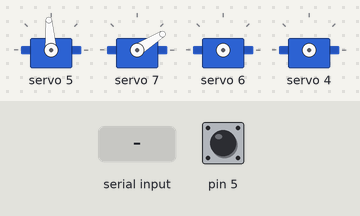
Simulated run of this sketch. Board: Arduino Uno, built with avr-gcc and run on an emulated ATmega328P. Parts: 4 × servo. Inputs (shaded band) come from the test bench; at power-on: pin 5 HIGH. What the sketch prints to the serial monitor is not drawn.

Above: at 3.2 s.
3.3 s: "1\n" received over Serial
At 4.4 s:
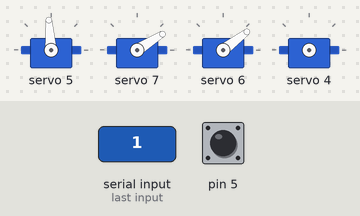
At 5.5 s:
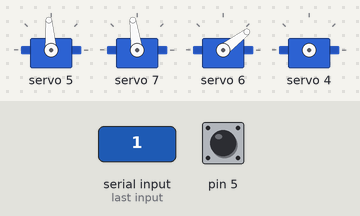
9.3 s: byte 10 ('\n') received over Serial
At 10.0 s:
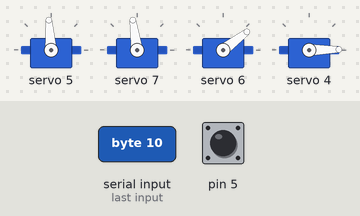
12.3 s: pin 5 pulled LOW for 3.2 s
Timing chart, 0 to 23.0 s (numbered marks = the images above; inputs shaded):
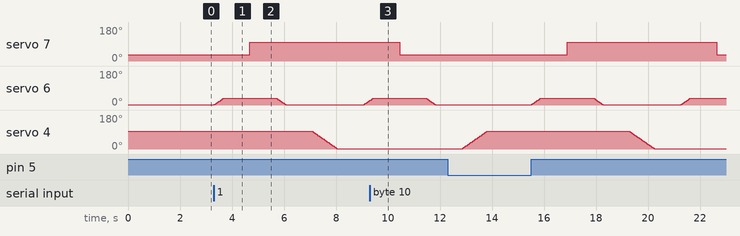

The sketch:

pixel_pro_mini.ino
```cpp
/*
int origin[] = {95, 96, 10, 35};
int down[] = {95, 96, 40, 35};
int cut[] = {95, 96, 40, 100};
int up[] = {95, 96, 10, 100};
int turn1[] = {5, 96, 10, 100};
int turn2[] = {48, 96, 10, 100};
int down1[] = {5, 96, 40, 100};
int down2[] = {48, 96, 40, 100};
int drop1[] = {5, 96, 40, 35};
int drop2[] = {48, 96, 40, 35};
int return1[] = {5, 96, 10, 35};
int return2[] = {48, 96, 10, 35};
*/

#include <Wire.h>
#include <Adafruit_PWMServoDriver.h>

Adafruit_PWMServoDriver pwm = Adafruit_PWMServoDriver();

#define SERVOMIN  150
#define SERVOMAX  600
#define USMIN  500
#define USMAX  2400
#define SERVO_FREQ 50

int vr = 0;
int bt = 0;
int choose = 4;
int mov = 95;
int don = 5;

String inputString = "";         // a String to hold incoming data

void setup() {
  Serial.begin(9600);
  pinMode(5, INPUT_PULLUP);

  pwm.begin();

  pwm.setOscillatorFrequency(27000000);
  pwm.setPWMFreq(SERVO_FREQ);

  delay(10);

  servoList(95, 96, 5, 35);
  delay(1000);

}

void loop() {
  if (Serial.available()) {
    char inChar = (char)Serial.read();
    if (inChar == '\n') {
      if (inputString == "A\r") {
        class_box(1);
      }
      else {
        class_box(2);
      }
      inputString = "";
    }
    else {
      inputString += inChar;
    }
  }

  if (digitalRead(5) == 0) {
    while (digitalRead(5) == 0) {}
    Serial.println("I");
  }
}


void servo(byte pins, byte deg) {
  if (deg < 0) deg = 0;
  if (deg > 180) deg = 180;
  pwm.writeMicroseconds(pins, map(deg, 0, 180, 500, 2400));
}

void servoList(byte deg1, byte deg2, byte deg3, byte deg4) {
  pwm.writeMicroseconds(5, map(deg2, 0, 180, 500, 2400));

  pwm.writeMicroseconds(7, map(deg4, 0, 180, 500, 2400));
  if (don == deg3) {

  }
  else if (don < deg3){
    for (int i=don; i<=deg3; i++) {
      pwm.writeMicroseconds(6, map(i, 0, 180, 500, 2400));
      delay(10);
    }
  }
  else {
    for (int i=don; i>=deg3; i--) {
      pwm.writeMicroseconds(6, map(i, 0, 180, 500, 2400));
      delay(10);
    }
  }
  don = deg3;

  if (mov == deg1) {

  }
  else if (mov < deg1){
    for (int i=mov; i<=deg1; i++) {
      pwm.writeMicroseconds(4, map(i, 0, 180, 500, 2400));
      delay(10);
    }
  }
  else {
    for (int i=mov; i>=deg1; i--) {
      pwm.writeMicroseconds(4, map(i, 0, 180, 500, 2400));
      delay(10);
    }
  }
  mov = deg1;
  delay(1000);
}

void class_box(int action) {
  if (action == 1) {
    servoList(95, 96, 40, 35);
    servoList(95, 96, 40, 100);
    servoList(95, 96, 5, 100);
    servoList(48, 96, 5, 100);
    servoList(48, 96, 40, 100);
    servoList(48, 96, 40, 35);
    servoList(48, 96, 5, 35);
    servoList(95, 96, 5, 35);
  }
  else {
    servoList(95, 96, 40, 35);
    servoList(95, 96, 40, 100);
    servoList(95, 96, 5, 100);
    servoList(5, 96, 5, 100);
    servoList(5, 96, 40, 100);
    servoList(5, 96, 40, 35);
    servoList(5, 96, 5, 35);
    servoList(95, 96, 5, 35);
  }
}
```

Measured:
- after the input at 3.3 s, servo 7: 32° → 98° after 1.4 s; servo 4: moves from 93° to 1° over 0.95 s, starting after 3.8 s
